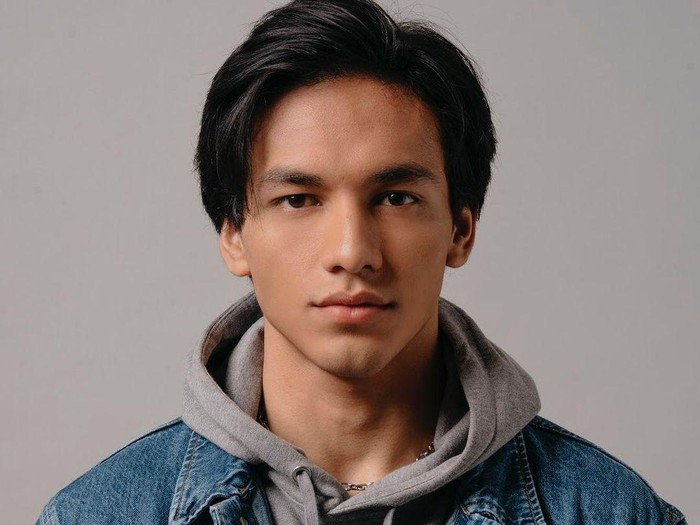
#> input picture jefri.jpeg, 700 x 525 px
$ jupyter execute 'Filter Batas.ipynb'   (shell and % lines are left out)
#> lines starting #> are read from the running program, lines starting #| are printed output that depends on the picture; after the words box and inside, x2 and y2 are one past the last pixel; in counts of white or black regions, pixels touching at a corner belong together
[cell 1]
# untuk meng import libary yang ada pada python
import cv2
import numpy as np
from skimage import data
import matplotlib.pyplot as plt

[cell 2]
image_path = "jefri.jpeg" # untuk memuat gambar
image = cv2.imread(image_path, 0) # untuk memuat gambar dari image path, dalam sekala keabuan
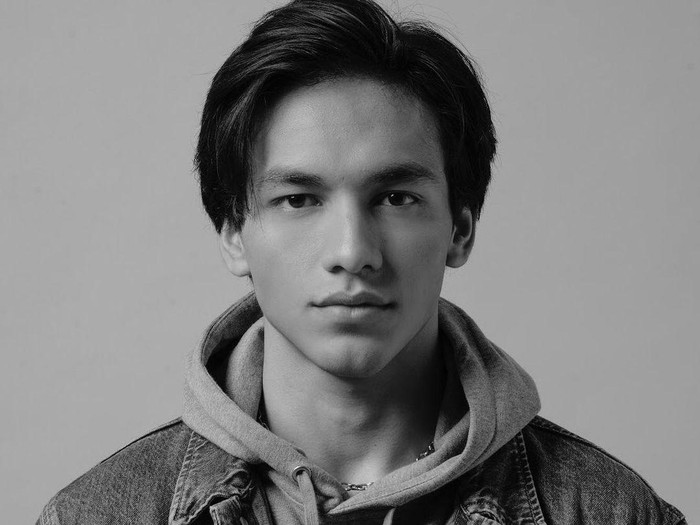
#> image: shape (525, 700); min 0, max 239, mean 125.7

row, column = image.shape # mendapatkan jumlah baris dan kolom gambar
#> row = 525; column = 700

img1 = np.zeros((row,column),dtype = 'uint8') # membuat array kosong dengan ukuran yg kosong dengan gambar


min_range = 10 # rentang nilai minimum
max_range = 60 # rentang nilai maksimum


for i in range(row): # melakukan iterasi setiap piksel menggunakan dua loop
    for j in range(column):
        if image[i,j]>min_range and image[i,j]<max_range:
            img1[i,j] = 255 # mengatur piksel menjadi putih (255) jika nilainya berada dalam range
        else:
            img1[i,j] = 0 # mengatur piksel menjadi hitam (0) jika nilainya di luar range
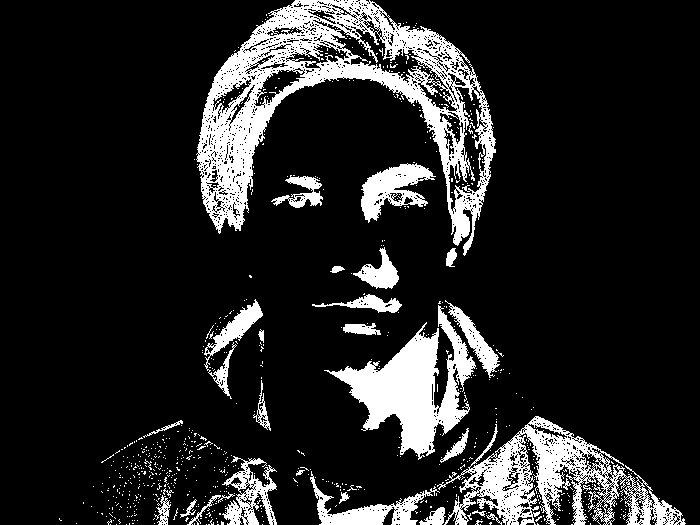
#> img1: shape (525, 700); 14.7% white; 734 white regions (703 under 20 px), largest, box (x1, y1, x2, y2) and area: (196, 0, 496, 256) 21850, (437, 416, 686, 525) 9362, (324, 305, 476, 460) 8651

[cell 3]
fig, axes = plt.subplots(2, 2, figsize=(12, 12)) # membuat sebuah figure dengan ukuran 12x12 dan ukuran axes 2x2
ax = axes.ravel() # untuk mengubah array multidimensi menjadi array satu dimensi

# Menampilkan citra input dan histogram input
ax[0].imshow(image, cmap=plt.cm.gray)
ax[0].set_title("Citra Input")
ax[1].hist(image.ravel(), bins=256)
ax[1].set_title('Histogram Input')

# Menampilkan citra output dan histogram output
ax[2].imshow(img1, cmap=plt.cm.gray)
ax[2].set_title("Citra Output")
ax[3].hist(img1.ravel(), bins=256)
ax[3].set_title('Histogram Output')
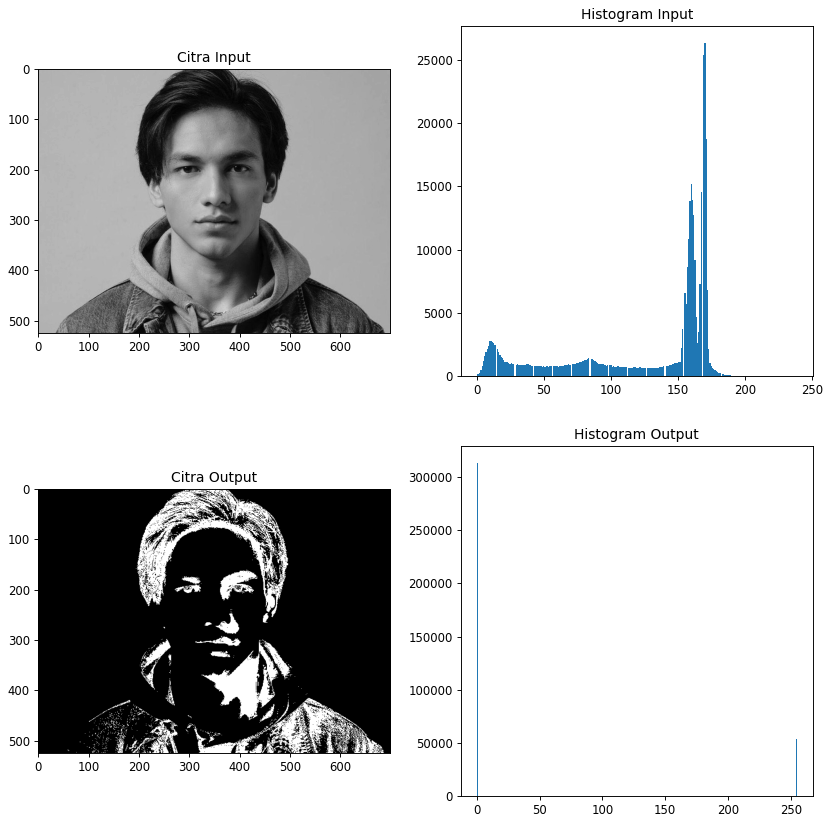
#> figure drawn by matplotlib, 4 panels; panel 2: tallest bar 26362 high, from x = 169.9 to 170.8; panel 4: tallest bar 313606 high, from x = 0 to 0.996

[cell 4]
image_path = "arbani.jpeg" # untuk memuat gambar
image = cv2.imread(image_path, 0) # untuk memuat gambar dari image path, dalam sekala keabuan
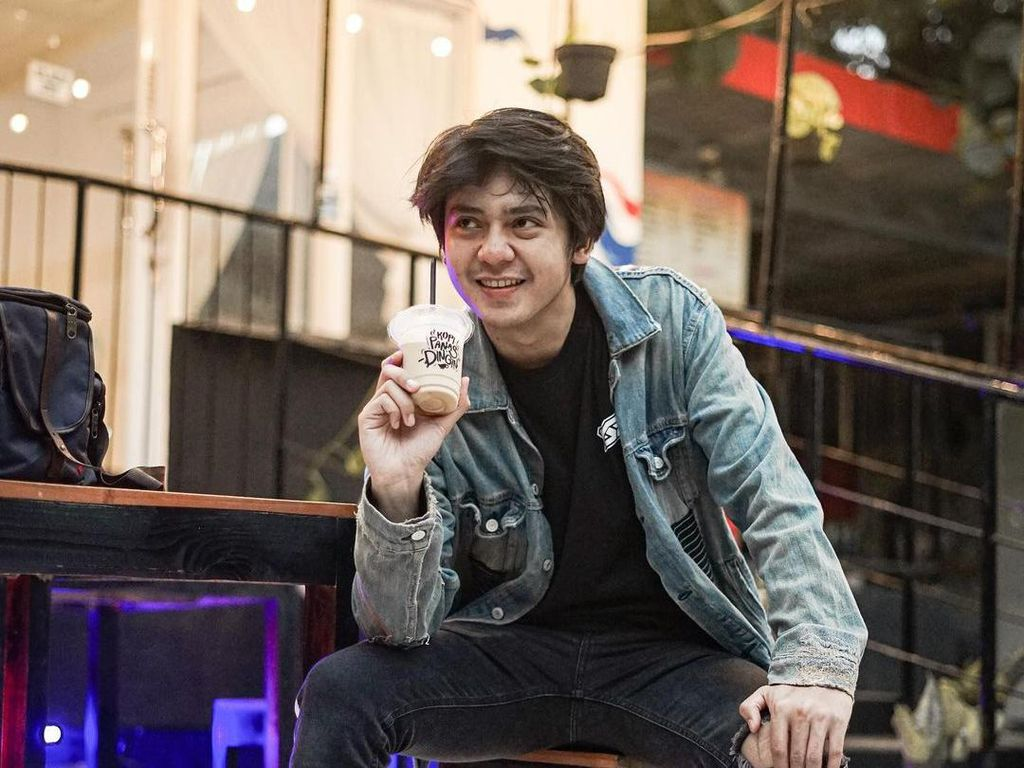
#> input picture arbani.jpeg, 1024 x 768 px
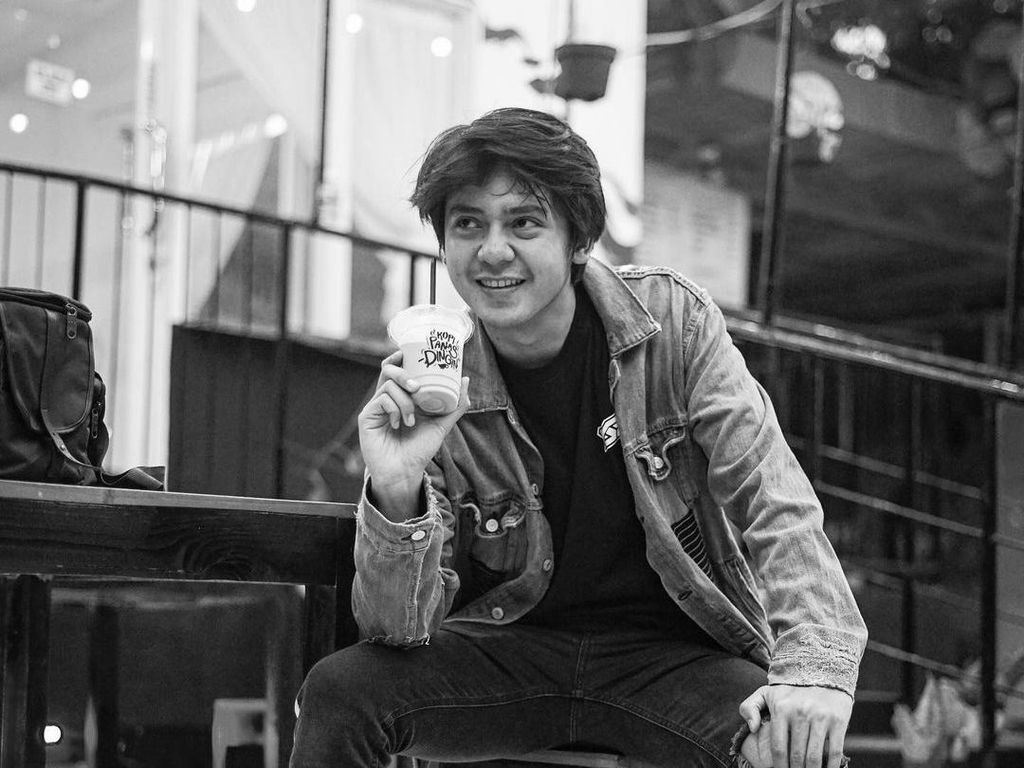
#> image: shape (768, 1024); min 0, max 255, mean 99.6

row, column = image.shape # mendapatkan jumlah baris dan kolom gambar
#> row = 768; column = 1024

img1 = np.zeros((row,column),dtype = 'uint8') # membuat array kosong dengan ukuran yg kosong dengan gambar


min_range = 10 # rentang nilai minimum
max_range = 60 # rentang nilai maksimum


for i in range(row): # melakukan iterasi setiap piksel menggunakan dua loop
    for j in range(column):
        if image[i,j]>min_range and image[i,j]<max_range:
            img1[i,j] = 255 # mengatur piksel menjadi putih (255) jika nilainya berada dalam range
        else:
            img1[i,j] = 0 # mengatur piksel menjadi hitam (0) jika nilainya di luar range
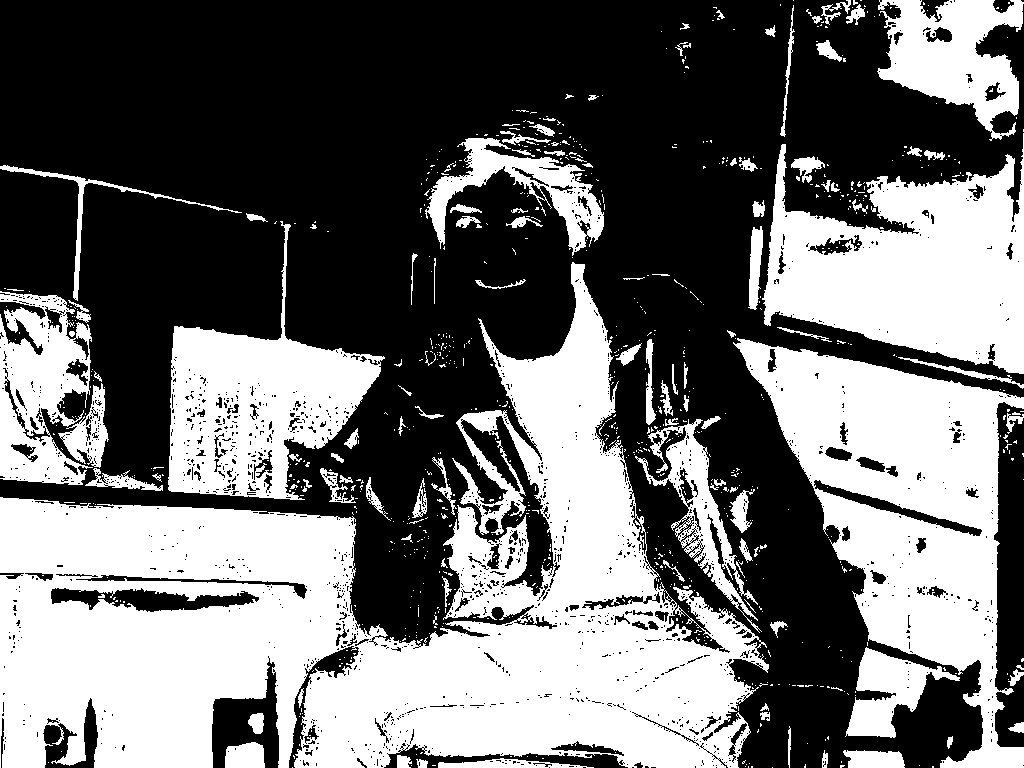
#> img1: shape (768, 1024); 43.2% white; 878 white regions (762 under 20 px), largest, box (x1, y1, x2, y2) and area: (0, 262, 769, 768) 166695, (733, 338, 1024, 768) 52104, (762, 133, 1024, 374) 37130
